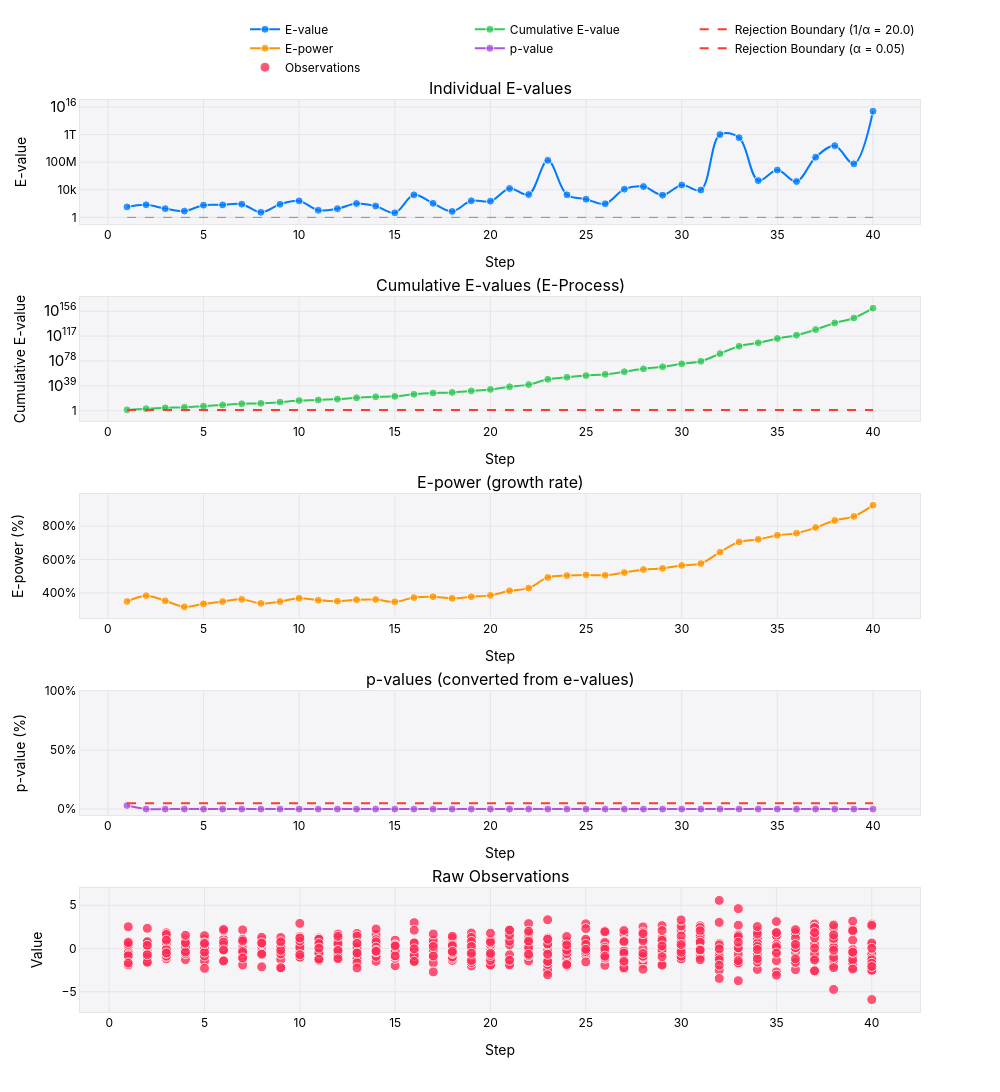

The cell this chart's notebook holds for it:
### Code cell
plot_sequential_test_plotly(variance_test.get_history_df(), log_scale=True, theme="apple")

### Figure 1 — Plotly figure (JSON) as saved in the notebook; plotly's stock layout.template omitted (floating-point values rounded to 4 significant figures; data arrays with more than 128 entries replaced by an {"elided": "..."} marker saying what was removed)
{"data": [{"hovertemplate": "<b>Step %{x}</b><br>%{y:.4f}<extra></extra>", "line": {"color": "#007AFF", "shape": "spline", "width": 2}, "marker": {"color": "#007AFF", "line": {"color": "white", "width": 1}, "opacity": 0.8, "size": 8}, "mode": "lines+markers", "name": "E-value", "type": "scatter", "x": [1, 2, 3, 4, 5, 6, 7, 8, 9, 10, 11, 12, 13, 14, 15, 16, 17, 18, 19, 20, 21, 22, 23, 24, 25, 26, 27, 28, 29, 30, 31, 32, 33, 34, 35, 36, 37, 38, 39, 40], "xaxis": "x", "y": [32.93, 66.01, 18.43, 8.128, 59.01, 64.42, 80.86, 5.409, 79.08, 244.0, 10.63, 18.06, 103.1, 43.22, 4.538, 1841.0, 107.7, 7.262, 250.7, 220.7, 15350.0, 2042.0, 184100000.0, 1872.0, 427.7, 93.9, 12140.0, 29040.0, 1657.0, 49340.0, 9118.0, 1000000000000.0, 358400000000.0, 212100.0, 7186000.0, 157500.0, 518100000.0, 24480000000.0, 56660000.0, 2434000000000000.0], "yaxis": "y"}, {"hoverinfo": "skip", "line": {"color": "#8E8E93", "dash": "dash", "width": 1}, "mode": "lines", "name": "E-value = 1", "showlegend": false, "type": "scatter", "x": [1, 40], "xaxis": "x", "y": [1, 1], "yaxis": "y"}, {"hovertemplate": "<b>Step %{x}</b><br>%{y:.4f}<extra></extra>", "line": {"color": "#34C759", "shape": "spline", "width": 2}, "marker": {"color": "#34C759", "line": {"color": "white", "width": 1}, "opacity": 0.8, "size": 8}, "mode": "lines+markers", "name": "Cumulative E-value", "type": "scatter", "x": [1, 2, 3, 4, 5, 6, 7, 8, 9, 10, 11, 12, 13, 14, 15, 16, 17, 18, 19, 20, 21, 22, 23, 24, 25, 26, 27, 28, 29, 30, 31, 32, 33, 34, 35, 36, 37, 38, 39, 40], "xaxis": "x2", "y": [32.93, 2174.0, 40050.0, 325500.0, 19210000.0, 1237000000.0, 100100000000.0, 541200000000.0, 42790000000000.0, 1.044e+16, 1.11e+17, 2.006e+18, 2.068e+20, 8.936e+21, 4.055e+22, 7.464e+25, 8.037e+27, 5.837e+28, 1.463e+31, 3.23e+33, 4.956e+37, 1.012e+41, 1.863e+49, 3.487e+52, 1.491e+55, 1.4e+57, 1.7e+61, 4.937e+65, 8.181e+68, 4.036e+73, 3.68e+77, 3.682e+89, 1.32e+101, 2.799e+106, 2.011e+113, 3.167e+118, 1.641e+127, 4.017e+137, 2.276e+145, 5.539e+160], "yaxis": "y2"}, {"hoverinfo": "skip", "line": {"color": "#FF3B30", "dash": "dash", "width": 2}, "mode": "lines", "name": "Rejection Boundary (1/α = 20.0)", "type": "scatter", "x": [1, 40], "xaxis": "x2", "y": [20, 20], "yaxis": "y2"}, {"hovertemplate": "<b>Step %{x}</b><br>%{y:.2f}%<extra></extra>", "line": {"color": "#FF9500", "shape": "spline", "width": 2}, "marker": {"color": "#FF9500", "line": {"color": "white", "width": 1}, "opacity": 0.8, "size": 8}, "mode": "lines+markers", "name": "E-power", "type": "scatter", "x": [1, 2, 3, 4, 5, 6, 7, 8, 9, 10, 11, 12, 13, 14, 15, 16, 17, 18, 19, 20, 21, 22, 23, 24, 25, 26, 27, 28, 29, 30, 31, 32, 33, 34, 35, 36, 37, 38, 39, 40], "xaxis": "x3", "y": [349.4, 384.2, 353.3, 317.3, 335.4, 348.9, 361.8, 337.7, 348.7, 368.8, 356.8, 351.2, 359.8, 361.0, 347.0, 372.3, 378.0, 368.0, 377.7, 385.8, 413.3, 429.2, 493.3, 504.1, 508.2, 506.1, 522.2, 540.2, 547.2, 564.9, 576.1, 644.5, 705.6, 720.9, 745.4, 757.9, 791.7, 833.8, 858.2, 925.3], "yaxis": "y3"}, {"hovertemplate": "<b>Step %{x}</b><br>%{y:.2f}%<extra></extra>", "line": {"color": "#AF52DE", "shape": "spline", "width": 2}, "marker": {"color": "#AF52DE", "line": {"color": "white", "width": 1}, "opacity": 0.8, "size": 8}, "mode": "lines+markers", "name": "p-value", "type": "scatter", "x": [1, 2, 3, 4, 5, 6, 7, 8, 9, 10, 11, 12, 13, 14, 15, 16, 17, 18, 19, 20, 21, 22, 23, 24, 25, 26, 27, 28, 29, 30, 31, 32, 33, 34, 35, 36, 37, 38, 39, 40], "xaxis": "x4", "y": [3.037, 0.04601, 0.002497, 0.0003072, 5.206e-06, 8.081e-08, 9.994e-10, 1.848e-10, 2.337e-12, 9.578e-15, 9.007e-16, 4.986e-17, 4.837e-19, 1.119e-20, 2.466e-21, 1.34e-24, 1.244e-26, 1.713e-27, 6.835e-30, 3.096e-32, 2.018e-36, 9.881e-40, 5.368e-48, 2.868e-51, 6.705e-54, 7.141e-56, 5.883e-60, 2.026e-64, 1.222e-67, 2.478e-72, 2.717e-76, 2.716e-88, 7.578e-100, 3.573e-105, 4.973e-112, 3.158e-117, 6.094e-126, 2.49e-136, 4.394e-144, 1.805e-159], "yaxis": "y4"}, {"hoverinfo": "skip", "line": {"color": "#FF3B30", "dash": "dash", "width": 2}, "mode": "lines", "name": "Rejection Boundary (α = 0.05)", "type": "scatter", "x": [1, 40], "xaxis": "x4", "y": [5, 5], "yaxis": "y4"}, {"hovertemplate": "<b>Step %{x}</b><br>Value: %{y:.4f}<extra></extra>", "marker": {"color": "#FF2D55", "line": {"color": "white", "width": 1}, "opacity": 0.8, "size": 10, "symbol": "circle"}, "mode": "markers", "name": "Observations", "type": "scatter", "x": {"elided": "600 int values"}, "xaxis": "x5", "y": {"elided": "600 float values"}, "yaxis": "y5"}], "layout": {"annotations": [{"font": {"size": 16}, "showarrow": false, "text": "Individual E-values", "x": 0.5, "xanchor": "center", "xref": "paper", "y": 1.0, "yanchor": "bottom", "yref": "paper"}, {"font": {"size": 16}, "showarrow": false, "text": "Cumulative E-values (E-Process)", "x": 0.5, "xanchor": "center", "xref": "paper", "y": 0.784, "yanchor": "bottom", "yref": "paper"}, {"font": {"size": 16}, "showarrow": false, "text": "E-power (growth rate)", "x": 0.5, "xanchor": "center", "xref": "paper", "y": 0.568, "yanchor": "bottom", "yref": "paper"}, {"font": {"size": 16}, "showarrow": false, "text": "p-values (converted from e-values)", "x": 0.5, "xanchor": "center", "xref": "paper", "y": 0.352, "yanchor": "bottom", "yref": "paper"}, {"font": {"size": 16}, "showarrow": false, "text": "Raw Observations", "x": 0.5, "xanchor": "center", "xref": "paper", "y": 0.136, "yanchor": "bottom", "yref": "paper"}], "font": {"color": "#000000", "family": "SF Pro Display, -apple-system, BlinkMacSystemFont, Segoe UI, Roboto, Helvetica Neue, Arial, sans-serif"}, "height": 1200, "hoverlabel": {"bgcolor": "white", "font": {"family": "SF Pro Display, -apple-system, BlinkMacSystemFont, Segoe UI, Roboto, Helvetica Neue, Arial, sans-serif", "size": 12}}, "hovermode": "closest", "legend": {"bgcolor": "rgba(255, 255, 255, 0.8)", "font": {"color": "#000000"}, "orientation": "h", "x": 1, "xanchor": "right", "y": 1.02, "yanchor": "bottom"}, "paper_bgcolor": "#FFFFFF", "plot_bgcolor": "#F5F5F7", "showlegend": true, "title": {"font": {"color": "#000000", "family": "SF Pro Display, -apple-system, BlinkMacSystemFont, Segoe UI, Roboto, Helvetica Neue, Arial, sans-serif", "size": 24}, "text": "", "x": 0.5, "xanchor": "center", "y": 0.98, "yanchor": "top"}, "width": 1000, "xaxis": {"anchor": "y", "domain": [0, 1], "gridcolor": "#E5E5EA", "gridwidth": 1, "linecolor": "#E5E5EA", "linewidth": 1, "mirror": true, "showgrid": true, "showline": true, "title": {"font": {"family": "SF Pro Display, -apple-system, BlinkMacSystemFont, Segoe UI, Roboto, Helvetica Neue, Arial, sans-serif", "size": 14}, "text": "Step"}, "zeroline": false}, "xaxis2": {"anchor": "y2", "domain": [0, 1], "gridcolor": "#E5E5EA", "gridwidth": 1, "linecolor": "#E5E5EA", "linewidth": 1, "mirror": true, "showgrid": true, "showline": true, "title": {"font": {"family": "SF Pro Display, -apple-system, BlinkMacSystemFont, Segoe UI, Roboto, Helvetica Neue, Arial, sans-serif", "size": 14}, "text": "Step"}, "zeroline": false}, "xaxis3": {"anchor": "y3", "domain": [0, 1], "gridcolor": "#E5E5EA", "gridwidth": 1, "linecolor": "#E5E5EA", "linewidth": 1, "mirror": true, "showgrid": true, "showline": true, "title": {"font": {"family": "SF Pro Display, -apple-system, BlinkMacSystemFont, Segoe UI, Roboto, Helvetica Neue, Arial, sans-serif", "size": 14}, "text": "Step"}, "zeroline": false}, "xaxis4": {"anchor": "y4", "domain": [0, 1], "gridcolor": "#E5E5EA", "gridwidth": 1, "linecolor": "#E5E5EA", "linewidth": 1, "mirror": true, "showgrid": true, "showline": true, "title": {"font": {"family": "SF Pro Display, -apple-system, BlinkMacSystemFont, Segoe UI, Roboto, Helvetica Neue, Arial, sans-serif", "size": 14}, "text": "Step"}, "zeroline": false}, "xaxis5": {"anchor": "y5", "domain": [0, 1], "gridcolor": "#E5E5EA", "gridwidth": 1, "linecolor": "#E5E5EA", "linewidth": 1, "mirror": true, "showgrid": true, "showline": true, "title": {"font": {"family": "SF Pro Display, -apple-system, BlinkMacSystemFont, Segoe UI, Roboto, Helvetica Neue, Arial, sans-serif", "size": 14}, "text": "Step"}, "zeroline": false}, "yaxis": {"anchor": "x", "domain": [0.864, 1.0], "gridcolor": "#E5E5EA", "gridwidth": 1, "linecolor": "#E5E5EA", "linewidth": 1, "mirror": true, "showgrid": true, "showline": true, "title": {"text": "E-value"}, "type": "log", "zeroline": false}, "yaxis2": {"anchor": "x2", "domain": [0.648, 0.784], "gridcolor": "#E5E5EA", "gridwidth": 1, "linecolor": "#E5E5EA", "linewidth": 1, "mirror": true, "showgrid": true, "showline": true, "title": {"text": "Cumulative E-value"}, "type": "log", "zeroline": false}, "yaxis3": {"anchor": "x3", "domain": [0.432, 0.568], "gridcolor": "#E5E5EA", "gridwidth": 1, "linecolor": "#E5E5EA", "linewidth": 1, "mirror": true, "showgrid": true, "showline": true, "ticksuffix": "%", "title": {"text": "E-power (%)"}, "zeroline": false}, "yaxis4": {"anchor": "x4", "domain": [0.216, 0.352], "gridcolor": "#E5E5EA", "gridwidth": 1, "linecolor": "#E5E5EA", "linewidth": 1, "mirror": true, "range": [-5, 100], "showgrid": true, "showline": true, "ticksuffix": "%", "title": {"text": "p-value (%)"}, "zeroline": false}, "yaxis5": {"anchor": "x5", "domain": [0, 0.136], "gridcolor": "#E5E5EA", "gridwidth": 1, "linecolor": "#E5E5EA", "linewidth": 1, "mirror": true, "showgrid": true, "showline": true, "title": {"text": "Value"}, "zeroline": false}}}
